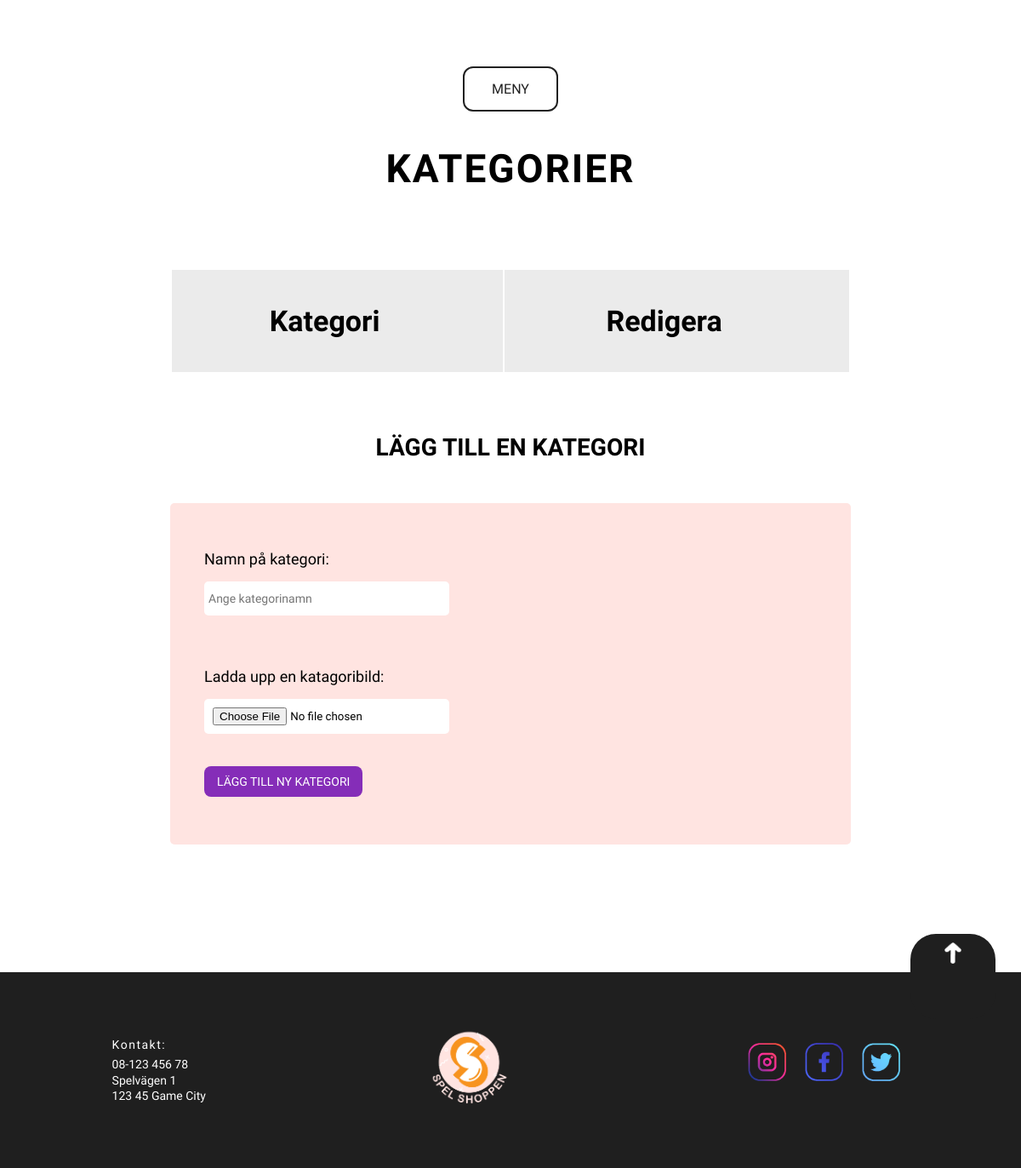
Page /admin/admin-category.php on the earlier database version.
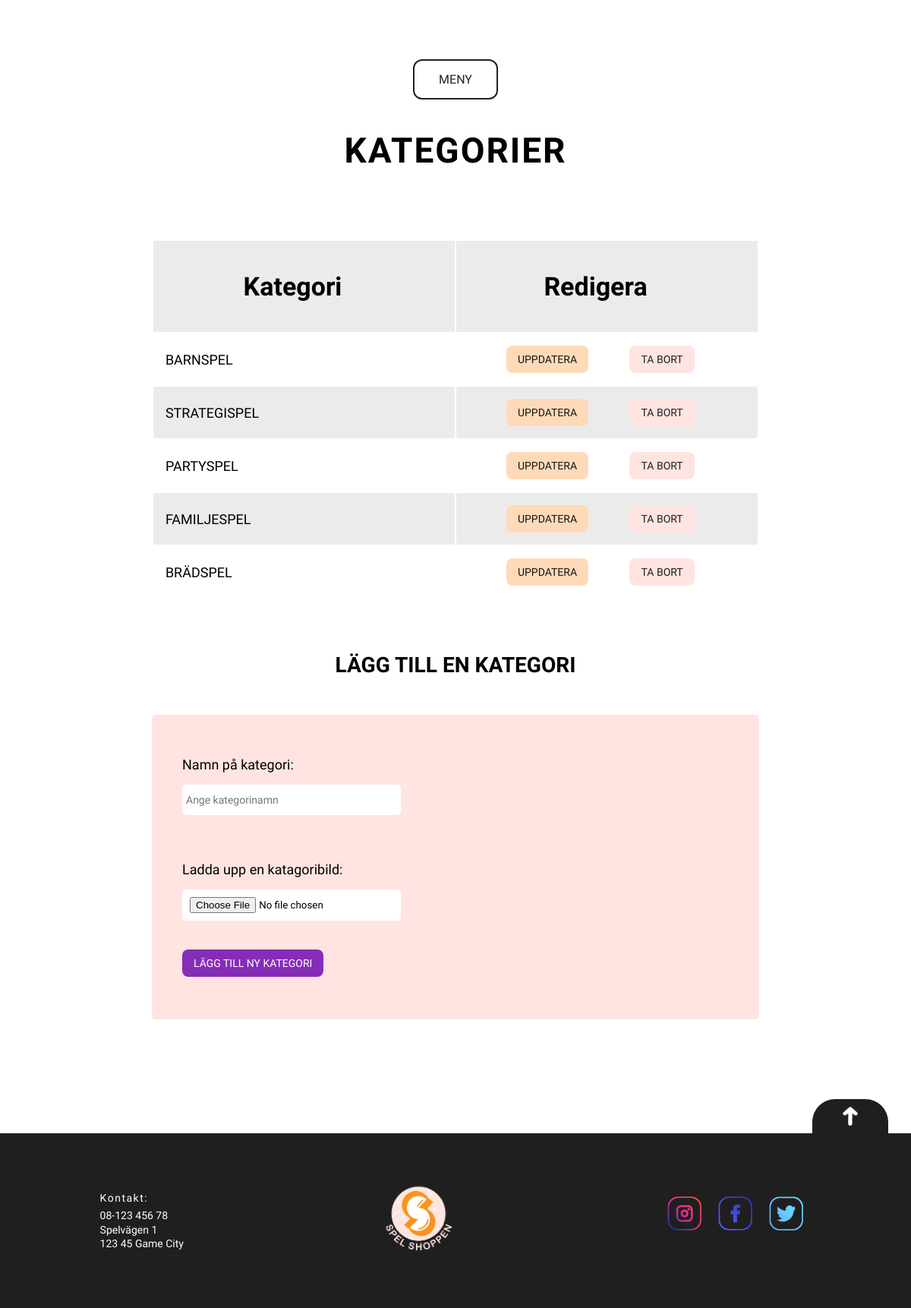
Same page on the later database version.
### tables this page shows
CREATE TABLE `webshop_categories` (
  `categoryid` int(11) NOT NULL,
  `category` varchar(100) NOT NULL,
  `image` varchar(200) NOT NULL
);

### admin/admin-category.php (the view, shortened to what this page needs)
<?php
require_once 'header.php';
require_once '../config/db.php';
$sql = "SELECT * FROM webshop_categories";
$stmt = $db->prepare($sql);
$stmt->execute();
$list = "<section class='table_categories-container'><table class='table_categories'><tr class='table_category-row' >
        <th class='table_category-head'>Kategori</th>
        <th class='table_category-head'>Redigera</th></tr>";
while($row = $stmt->fetch(PDO::FETCH_ASSOC)){
    $category = htmlspecialchars($row['category']);
    $id = htmlspecialchars($row['categoryid']);
    $list .= "<tr class='table_category-row'>
    <td class='table_category-cell'> $category</td>
    <td class='table_category-cell'><button class='btn_update-category'><a href='admin-update-category.php?id=$id'>Uppdatera</a></button>
    <button class='btn_delete-category'><a href='admin-delete-category.php?id=$id' onclick='return myFunction()' id='delete'>Ta bort</a></button></td></tr>";
    }
    $list .= '</table></section>';
 ?>
<div class="page__backround">
<h1 class="category-head">Kategorier</h1>
<?php echo $list;?>
<?php
require_once "admin-create-category.php";
require_once "../footer.php"?>

Differences in the rows shown:
added webshop_categories: category "BARNSPEL"
added webshop_categories: category "STRATEGISPEL"
added webshop_categories: category "PARTYSPEL"
added webshop_categories: category "FAMILJESPEL"
added webshop_categories: category "BRÄDSPEL"
